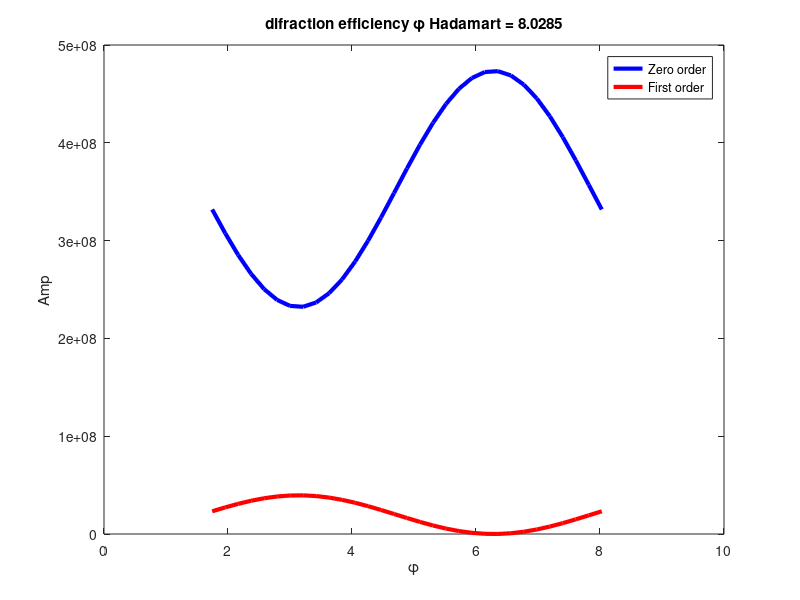
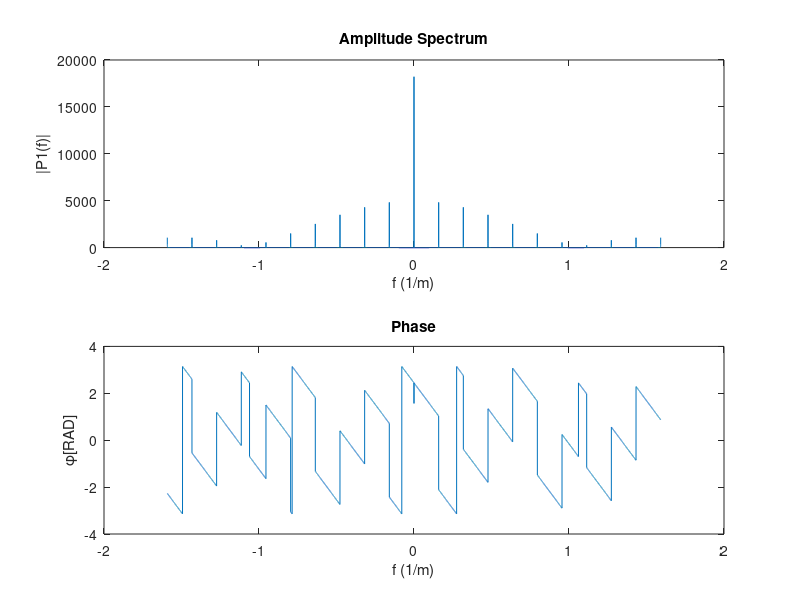
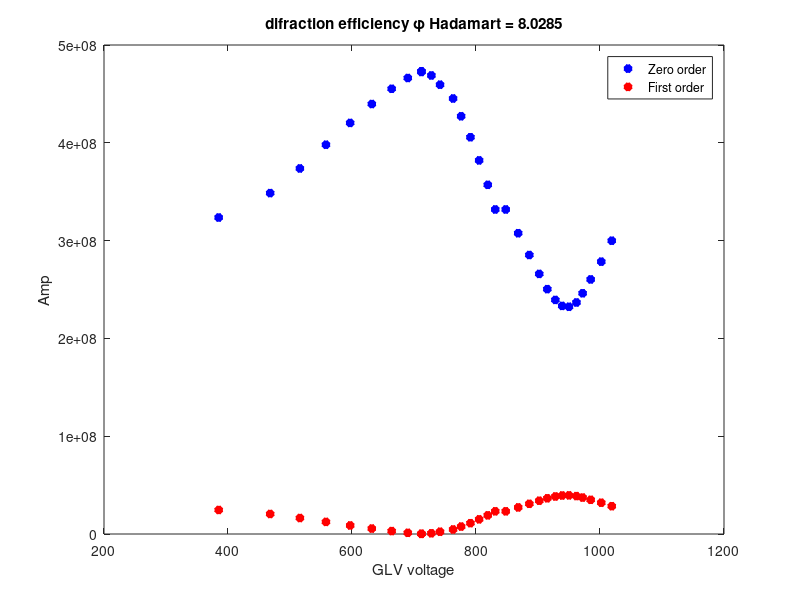
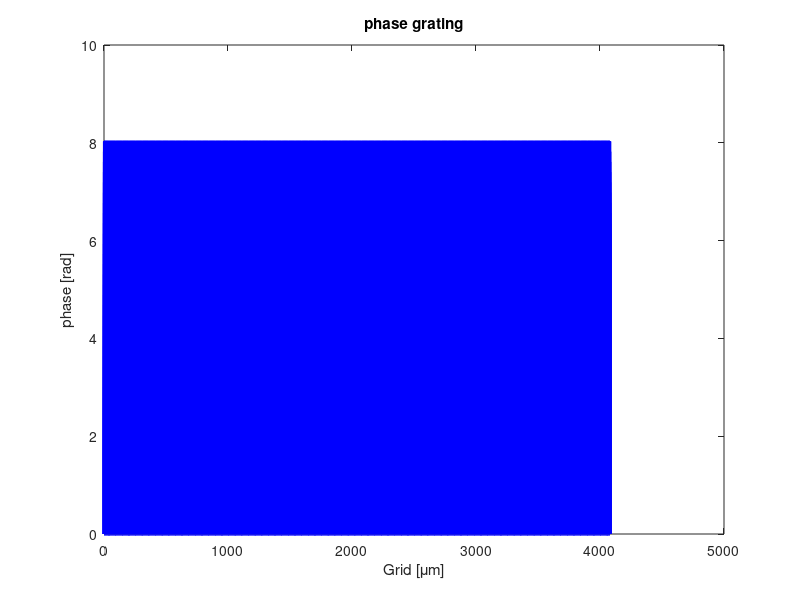

Reproduce these figures in MATLAB, in order.
clear all; clc; %close all;
load('voltage array.mat');
Element_size = 3.75e-6 ; %m
GLV_grid = 0 : Element_size/10 : 2*Element_size*1088 ;
GLV_periodic_grid = pi*GLV_grid / Element_size;
Grid = GLV_periodic_grid;

% Grid = -100*pi() :0.1: 100*pi(); 
Steps = 30;
for ii =  0: Steps
    
Amp = ones (size(Grid)); % uniform amplitude
Phase_Gap = pi/1.8;
phi = ii*2*pi/Steps + Phase_Gap;%pi();
phi_archive(ii+1) = phi;

phase = (1+sign(sin(Grid)+0.9))/2*phi; %  phase of GLV
Modulation_index = find(sign(sin(Grid)+0.9)==-1);


phase(Modulation_index) = 0;
    

% H_phase(Modulation_index) = 0;
% if (ii == 0)
    figure(99)
    plot(GLV_grid*10^6/2, phase,'b','linewidth' ,2);
    hold on
%     plot(Grid, phase ,'r', 'linewidth' ,3);
    xlabel ('Grid [\mum]'); ylabel('phase [rad]');
    title('phase grating');
%     xlim([0,100]);
    drawnow
% end
% defining the transmision from teh grating

 t_a = Amp.* exp(i*(phase));
% t_a = Amp.* exp(i*(phase+H_phase));
y = fftshift(fft(t_a));
MAG = abs(y);
PHASE = angle(y); 
L = length (y);
%displaying only the possitive, single side FFT, (instead of FFT shift);
m = MAG;%(1:L/2+1);
p = PHASE;%(1:L/2+1);
% sampling time: 
T = (Grid(end) - Grid(1));
% calibration the frequencies axis: 
Fs = (-1*length(m)/2: length(m)/2-1)* 1/T; % in Hertz
f = Fs; %1/m
%% plot results
if 1
    figure(2);
    ha(1) = subplot(2,1,1);
    plot(f,m) ;
    title('Amplitude Spectrum'); xlabel('f (1/m)'); ylabel('|P1(f)|');
    ha(2) =subplot(2,1,2);
    plot(f,p);
    title('Phase');xlabel('f (1/m)');ylabel('\phi[RAD]');
    linkaxes(ha, 'x'); % Link all axes in x 
end
% calculating difraction efficency
Order0(ii+1) = max(MAG(1.084e4:1.09e4))^2;
Order1(ii+1) = max(MAG(1.19e4:1.2e4)).^2;

end
figure()
plot(phi_archive , Order0 , 'b' , 'LineWidth',3);
hold on
plot(phi_archive , Order1 , 'r' , 'LineWidth',3);
title(['difraction efficiency \phi Hadamart = ',num2str(phi)]); xlabel('\phi'); ylabel('Amp');
legend('Zero order', 'First order');

% phi_archive(phi_archive > 2*pi) = phi_archive(phi_archive > 2*pi) - 2*pi;
Phase_for_calibration = round(phi_archive*100);
Phase_for_calibration(find(Phase_for_calibration==0))=1;
% wrapping : 
Phase_for_calibration(find(Phase_for_calibration>628)) = Phase_for_calibration(find(Phase_for_calibration>628))-628;
for i = 1:length(Phase_for_calibration)
    GLV_voltage(i) = Voltage_Array(Phase_for_calibration(i));
end

[~, wrap_index] = max(GLV_voltage);
Order0_modified = [Order0(wrap_index+1:end) Order0(1:wrap_index)];
Order1_modified = [Order1(wrap_index+1:end) Order1(1:wrap_index)];
figure()
plot(GLV_voltage , Order0_modified , '*b' , 'LineWidth',3);
hold on
plot(GLV_voltage , Order1_modified , '*r' , 'LineWidth',3);
title(['difraction efficiency \phi Hadamart = ',num2str(phi)]); xlabel('GLV voltage'); ylabel('Amp');
legend('Zero order', 'First order');
